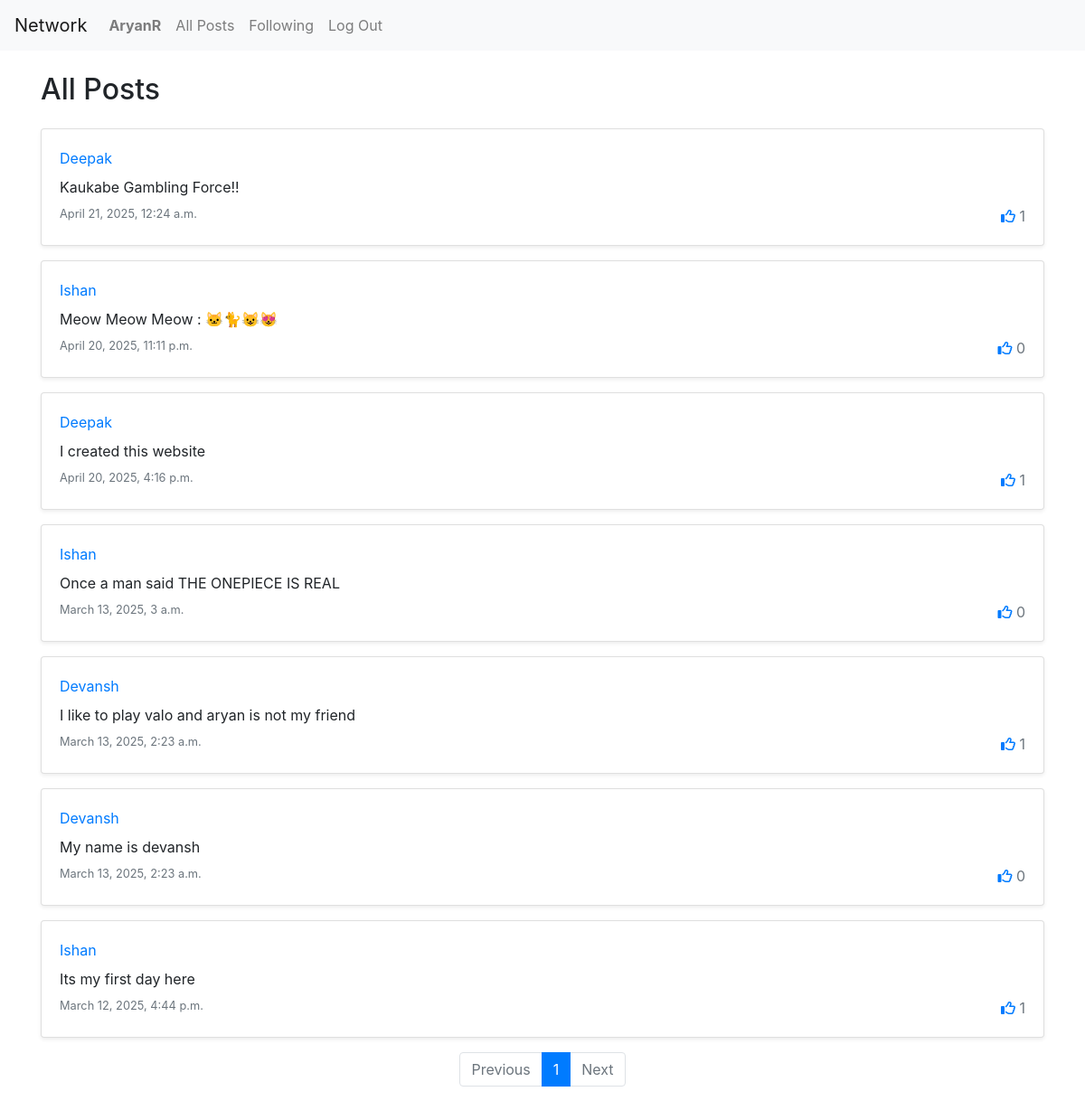
The app's page /following/ (signed in) with its own data.
### network/models.py (models this page shows)
class User(AbstractUser):
    pass

class Post(models.Model):
    owner = models.ForeignKey(User, related_name="posts", on_delete=models.CASCADE)
    likes = models.ManyToManyField(User, related_name="liked_posts", blank=True)
    content = models.TextField(max_length=300)
    date = models.DateTimeField()

### network/views.py (the view)
# urls.py: path("following/", views.following, name="following"),
@login_required
def following(request):
    currUser = request.user
    followed_users = Follow.objects.filter(follower=currUser).values_list('followed', flat=True)
    posts = Post.objects.filter(owner__in=followed_users).order_by('-date')
    paginator = Paginator(posts, 10)
    page_number = request.GET.get('page')
    page = paginator.get_page(page_number)
    return render(request, "network/following.html", {
        "posts": posts,
        "user": currUser,
        "page_obj": page
    })

### network/templates/network/following.html (shortened to what this page needs)
{% extends "network/layout.html" %}
{% block body %}
    <div class="container mt-4">
        <h2 class="mb-4">All Posts</h2>
        {% for post in page_obj %}
            <div class="card mb-3 shadow-sm">
                <div class="card-body">
                    <div id="post_{{ post.id }}">
                        <div class="d-flex justify-content-between">
                            <div>
                                <a href="{% url 'profile' post.owner.id %}" class="fw-bold">{{ post.owner }}</a>
                            </div>
                        </div>
                        <p class="post-content my-2">{{ post.content }}</p>
                        <div class="d-flex justify-content-between text-muted" >
                            <small>{{ post.date }}</small>
                            <div>
                                {% if user in post.likes.all %}
                                    <i class="fa-solid fa-thumbs-up text-primary me-1" id="like_{{ post.id }}" onclick="like('{{ post.id }}', true)"></i>
                                {% else %}
                                    <i class="fa-regular fa-thumbs-up text-primary me-1" id="like_{{ post.id }}" onclick="like('{{ post.id }}', false)"></i>
                                {% endif %}
                                <span id="counter_{{ post.id }}">{{ post.likes.count }}</span>
                            </div>
                        </div>
                    </div>
                </div>
            </div>
        {% empty %}
            <p class="text-center text-muted">No Posts.</p>
        {% endfor %}
        <nav aria-label="Post navigation">
            <ul class="pagination justify-content-center">
                {% if page_obj.has_previous %}
                    <li class="page-item">
                        <a class="page-link" href="?page={{ page_obj.previous_page_number }}">Previous</a>
                    </li>
                {% else %}
                    <li class="page-item disabled">
                        <a class="page-link">Previous</a>
                    </li>
                {% endif %}
                {% for num in page_obj.paginator.page_range %}
                    <li class="page-item {% if num == page_obj.number %}active{% endif %}">
                        <a class="page-link" href="?page={{ num }}">{{ num }}</a>
                    </li>
                {% endfor %}
                {% if page_obj.has_next %}
                    <li class="page-item">
                        <a class="page-link" href="?page={{ page_obj.next_page_number }}">Next</a>
                    </li>
                {% else %}
                    <li class="page-item disabled">
                        <a class="page-link">Next</a>
                    </li>
                {% endif %}
            </ul>
        </nav>
    </div>
{% endblock %}

### network/templates/network/layout.html (shortened to what this page needs)
{% load static %}
<!DOCTYPE html>
<html lang="en">
    <head>
        <link rel="stylesheet" href="https://stackpath.bootstrapcdn.com/bootstrap/4.4.1/css/bootstrap.min.css">
        <link rel="stylesheet" href="https://cdnjs.cloudflare.com/ajax/libs/font-awesome/6.7.2/css/all.min.css" />
        <link href="{% static 'network/styles.css' %}" rel="stylesheet">
    </head>
    <body>
        <nav class="navbar navbar-expand-lg navbar-light bg-light">
            <a class="navbar-brand">Network</a>
            <div>
              <ul class="navbar-nav mr-auto">
                {% if user.is_authenticated %}
                    <li class="nav-item">
                        <a class="nav-link" href="{% url 'profile' user.id%}"><strong>{{ user.username }}</strong></a>
                    </li>
                {% endif %}
                <li class="nav-item">
                  <a class="nav-link" href="{% url 'index' %}">All Posts</a>
                </li>
                {% if user.is_authenticated %}
                    <li class="nav-item">
                        <a class="nav-link" href="{% url 'following' %}">Following</a>
                    </li>
                    <li class="nav-item">
                        <a class="nav-link" href="{% url 'logout' %}">Log Out</a>
                    </li>
                {% endif %}
              </ul>
            </div>
          </nav>
        <div class="body">
            {% block body %}
            {% endblock %}
        </div>
    </body>
</html>

### records on screen
User: username "AryanR"
Post: owner "Deepak", content "Kaukabe Gambling Force!!", date "April 21, 2025, 12:24 a.m.", likes.count "1"
Post: owner "Ishan", content "Meow Meow Meow : 🐱🐈😺😻", date "April 20, 2025, 11:11 p.m.", likes.count "0"
Post: owner "Deepak", content "I created this website", date "April 20, 2025, 4:16 p.m.", likes.count "1"
Post: owner "Ishan", content "Once a man said THE ONEPIECE IS REAL", date "March 13, 2025, 3 a.m.", likes.count "0"
Post: owner "Devansh", content "I like to play valo and aryan is not my friend", date "March 13, 2025, 2:23 a.m.", likes.count "1"
Post: owner "Devansh", content "My name is devansh", date "March 13, 2025, 2:23 a.m.", likes.count "0"
Post: owner "Ishan", content "Its my first day here", date "March 12, 2025, 4:44 p.m.", likes.count "1"

### other values on screen
{{ num }} "1"
